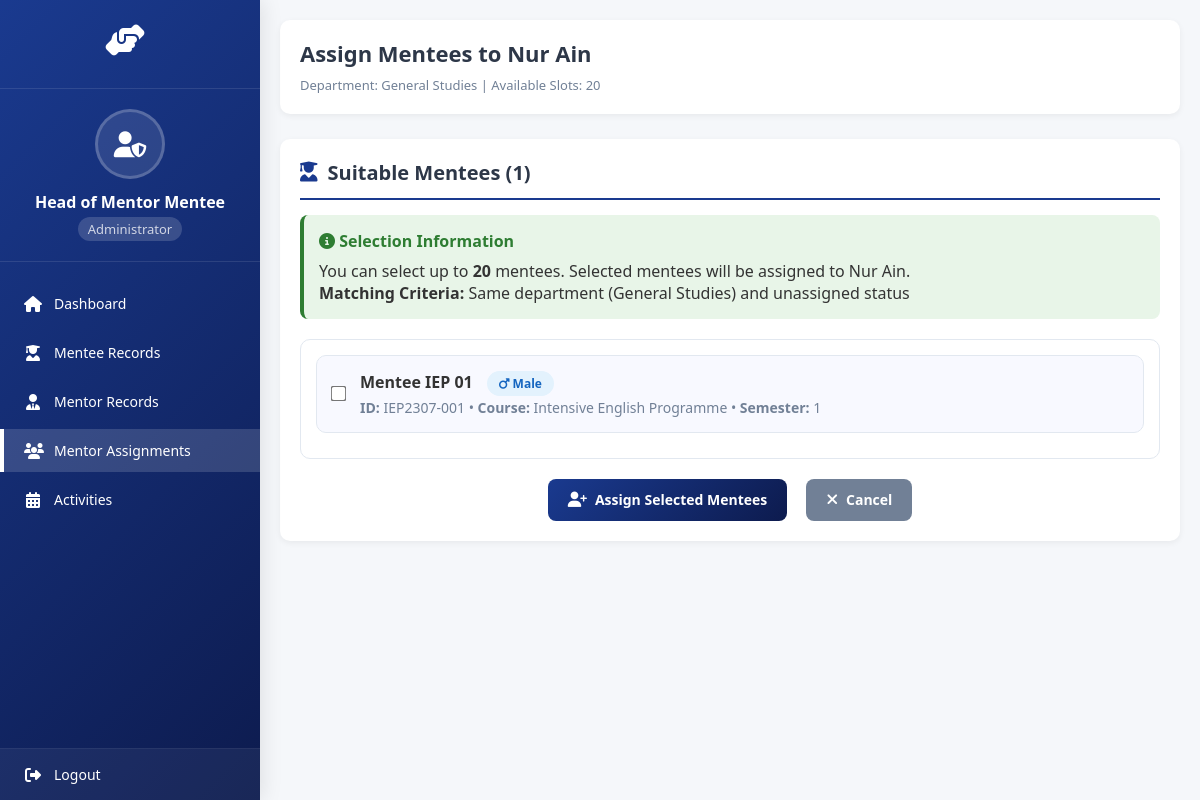
Page /mmms/head/assignments/assign/STGS099/ (signed in) on the committed database.
### system/models.py (models this page shows, shortened)
class Mentor(models.Model):
    user = models.OneToOneField(settings.AUTH_USER_MODEL, on_delete=models.CASCADE)
    profile_picture = models.ImageField(upload_to='mentor_profile_pictures/', null=True, blank=True)
    MentorID = models.CharField(max_length=12, primary_key=True)
    MentorName = models.CharField(max_length=100)
    MentorEmail = models.EmailField()
    MentorPhone = models.CharField(max_length=15)
    MentorIC = models.CharField(max_length=15)
    MentorAddress = models.CharField(max_length=255)
    MentorPostcode = models.CharField(max_length=10)
    MentorCity = models.CharField(max_length=50)
    MentorState = models.CharField(max_length=50)
    MentorRace = models.CharField(max_length=50)
    MentorReligion = models.CharField(max_length=50)
    MentorDepartment = models.CharField(max_length=100)
    MaxMentees = models.IntegerField(default=20)
    CurrentMentees = models.IntegerField(default=0)
    MentorJoinDate = models.DateField()
    def get_male_mentees_count(self):
        return self.assignments.filter(
            assignment_status='active',
            mentee__MenteeGender='male'
        ).count()
    def get_female_mentees_count(self):
        return self.assignments.filter(
            assignment_status='active',
            mentee__MenteeGender='female'
        ).count()
    def get_mentee_gender_distribution(self):
        male_count = self.get_male_mentees_count()
        female_count = self.get_female_mentees_count()
        return {'male': male_count, 'female': female_count}
    def get_ideal_gender_distribution(self, num_mentees):
        current_dist = self.get_mentee_gender_distribution()
        total_current = current_dist['male'] + current_dist['female']
        total_new = total_current + num_mentees
        target_male = round((total_new) / 2)
        target_female = total_new - target_male
        needed_male = max(0, target_male - current_dist['male'])
        needed_female = max(0, target_female - current_dist['female'])
        return {'male': needed_male, 'female': needed_female}

class Mentee(models.Model):
    STATUS_CHOICES = (
        ('active', 'Continue Study'),
        ('inactive', 'Not Continuing'),
        ('graduated', 'Graduated'),
    )
    GENDER_CHOICES = (
        ('male', 'Male'),
        ('female', 'Female'),
    )
    user = models.OneToOneField(settings.AUTH_USER_MODEL, on_delete=models.CASCADE)
    profile_picture = models.ImageField(upload_to='mentee_profile_pictures/', null=True, blank=True)
    MenteeID = models.CharField(max_length=12, primary_key=True)
    MenteeName = models.CharField(max_length=100)
    MenteeCourse = models.CharField(max_length=100)
    MenteeSemester = models.IntegerField()
    Year = models.IntegerField()
    MenteeJoinDate = models.DateField()
    MenteeEmail = models.EmailField()
    MenteePhone = models.CharField(max_length=15)
    MenteeIC = models.CharField(max_length=15)
    MenteeAddress = models.CharField(max_length=255)
    MenteePostcode = models.CharField(max_length=10)
    MenteeCity = models.CharField(max_length=50)
    MenteeState = models.CharField(max_length=50)
    MenteeRace = models.CharField(max_length=50)
    MenteeReligion = models.CharField(max_length=50)
    MenteeGender = models.CharField(max_length=10, choices=GENDER_CHOICES, default='male')
    MenteeStatus = models.CharField(max_length=20, choices=STATUS_CHOICES, default='active')
    MenteePreviousSchool = models.CharField(max_length=100)
    MenteeFatherName = models.CharField(max_length=100)
    MenteeFatherIC = models.CharField(max_length=15)
    MenteeFatherOccupation = models.CharField(max_length=100)
    MenteeFatherPhone = models.CharField(max_length=15)
    MenteeMotherName = models.CharField(max_length=100)
    MenteeMotherIC = models.CharField(max_length=15)
    MenteeMotherOccupation = models.CharField(max_length=100)
    MenteeMotherPhone = models.CharField(max_length=15)
    Sem1TargetGPA = models.DecimalField(max_digits=3, decimal_places=2, null=True, blank=True)
    Sem1ActualGPA = models.DecimalField(max_digits=3, decimal_places=2, null=True, blank=True)
    Sem2TargetGPA = models.DecimalField(max_digits=3, decimal_places=2, null=True, blank=True)
    Sem2ActualGPA = models.DecimalField(max_digits=3, decimal_places=2, null=True, blank=True)
    Sem3TargetGPA = models.DecimalField(max_digits=3, decimal_places=2, null=True, blank=True)
    Sem3ActualGPA = models.DecimalField(max_digits=3, decimal_places=2, null=True, blank=True)
    Sem4TargetGPA = models.DecimalField(max_digits=3, decimal_places=2, null=True, blank=True)
    Sem4ActualGPA = models.DecimalField(max_digits=3, decimal_places=2, null=True, blank=True)
    Sem5TargetGPA = models.DecimalField(max_digits=3, decimal_places=2, null=True, blank=True)
    Sem5ActualGPA = models.DecimalField(max_digits=3, decimal_places=2, null=True, blank=True)
    Sem6TargetGPA = models.DecimalField(max_digits=3, decimal_places=2, null=True, blank=True)
    Sem6ActualGPA = models.DecimalField(max_digits=3, decimal_places=2, null=True, blank=True)
    TargetCGPA = models.DecimalField(max_digits=3, decimal_places=2, null=True, blank=True)
    CurrentCGPA = models.DecimalField(max_digits=3, decimal_places=2, null=True, blank=True)
    MenteeAcademicGoals = models.TextField(blank=True)
    MenteeStudyHabits = models.TextField(blank=True)
    MenteeSubjects = models.TextField(blank=True)
    MenteeExtracurricular = models.TextField(blank=True)
    AcademicSupportNeeds = models.TextField(blank=True)
    assigned_mentor = models.ForeignKey('Mentor', on_delete=models.SET_NULL, null=True, blank=True)

### system/views.py (the view, shortened to what this page needs)
# urls.py: path('head/assignments/assign/<str:mentor_id>/', views.assign_mentees_to_mentor, name='assign_mentees_to_mentor'),
@login_required
def assign_mentees_to_mentor(request, mentor_id):
    if request.user.role != 'head':
        messages.error(request, 'Access denied. Head role required.')
        return redirect('homepage')
    try:
        mentor = Mentor.objects.get(MentorID=mentor_id)
        print(f"=== DEBUG: Assigning to Mentor ===")
        print(f"Mentor: {mentor.MentorName}")
        print(f"Mentor Department: {mentor.MentorDepartment}")
        assigned_mentee_ids = MentorMenteeAssignment.objects.filter(
            assignment_status='active'
        ).values_list('mentee_id', flat=True)
        unassigned_mentees = Mentee.objects.exclude(MenteeID__in=assigned_mentee_ids)
        print(f"Total unassigned mentees: {unassigned_mentees.count()}")
        eligible_mentees = []
        for mentee in unassigned_mentees:
            required_department = get_department_for_course(mentee.MenteeCourse)
            print(f"DEBUG: {mentee.MenteeName} - Course: '{mentee.MenteeCourse}' -> Department: '{required_department}'")
            if required_department and required_department in mentor.MentorDepartment:
                eligible_mentees.append(mentee)
                print(f"DEBUG: ✅ ELIGIBLE: {mentee.MenteeName} matches {mentor.MentorDepartment}")
            else:
                print(f"DEBUG: ❌ NOT ELIGIBLE: {mentee.MenteeName} - needed: {required_department}, mentor has: {mentor.MentorDepartment}")
        print(f"Final eligible mentees: {len(eligible_mentees)}")
        current_assignments = MentorMenteeAssignment.objects.filter(
            mentor=mentor,
            assignment_status='active'
        ).count()
        available_slots = mentor.MaxMentees - current_assignments
        if available_slots > 0:
            ideal_dist = mentor.get_ideal_gender_distribution(available_slots)
            male_needed = ideal_dist['male']
            female_needed = ideal_dist['female']
        else:
            male_needed = 0
            female_needed = 0
        eligible_courses = list(set([mentee.MenteeCourse for mentee in eligible_mentees]))
        context = {
            'mentor': mentor,
            'suitable_mentees': eligible_mentees,  # Changed from 'unassigned_mentees' to 'suitable_mentees'
            'vacancy_count': available_slots,  # Changed from 'available_slots' to 'vacancy_count'
            'gender_needs': {
                'male': male_needed,
                'female': female_needed
            },
            'department_mapping': eligible_courses,
        }
        return render(request, 'assign_mentees.html', context)
    except Mentor.DoesNotExist:
        messages.error(request, 'Mentor not found.')
        return redirect('mentor_assignments')

### system/templates/assign_mentees.html (shortened to what this page needs)
<!DOCTYPE html>
<html lang="en">
<head>
    <link rel="stylesheet" href="https://cdnjs.cloudflare.com/ajax/libs/font-awesome/6.4.0/css/all.min.css">
</head>
<body>
    <div class="sidebar">
        <div class="logo-section">
            <div class="logo">
                <i class="fas fa-hands-helping"></i>
            </div>
        </div>
        <div class="user-info">
            <div class="user-avatar">
                <i class="fas fa-user-shield"></i>
            </div>
            <div class="user-name">Head of Mentor Mentee</div>
            <div class="user-role">Administrator</div>
        </div>
        <ul class="nav-menu">
            <li class="nav-item">
                <a href="{% url 'head_homepage' %}" class="nav-link">
                    <i class="fas fa-home"></i>
                    <span class="nav-text">Dashboard</span>
                </a>
            </li>
            <li class="nav-item">
                <a href="{% url 'manage_mentees' %}" class="nav-link">
                    <i class="fas fa-user-graduate"></i>
                    <span class="nav-text">Mentee Records</span>
                </a>
            </li>
            <li class="nav-item">
                <a href="{% url 'manage_mentors' %}" class="nav-link">
                    <i class="fas fa-user-tie"></i>
                    <span class="nav-text">Mentor Records</span>
                </a>
            </li>
            <li class="nav-item">
                <a href="{% url 'mentor_assignments' %}" class="nav-link active">
                    <i class="fas fa-users"></i>
                    <span class="nav-text">Mentor Assignments</span>
                </a>
            </li>
            <li class="nav-item">
                <a href="{% url 'mentor_mentee_activities' %}" class="nav-link">
                    <i class="fas fa-calendar-alt"></i>
                    <span class="nav-text">Activities</span>
                </a>
            </li>
        </ul>
        <div class="sidebar-footer">
            <div class="nav-item logout-item">
                <a href="{% url 'logout' %}" class="logout-link">
                    <i class="fas fa-sign-out-alt"></i>
                    <span class="nav-text">Logout</span>
                </a>
            </div>
        </div>
    </div>
    <div class="main-content">
        <div class="content-header">
            <h1>Assign Mentees to {{ mentor.MentorName }}</h1>
            <p>Department: {{ mentor.MentorDepartment }} | Available Slots: {{ vacancy_count }}</p>
        </div>
        <form method="POST">
            <div class="section">
                <h2 class="section-title">
                    <i class="fas fa-user-graduate"></i>
                    Suitable Mentees ({{ suitable_mentees|length }})
                </h2>
                {% if suitable_mentees %}
                <div class="selection-info">
                    <h4><i class="fas fa-info-circle"></i> Selection Information</h4>
                    <p>You can select up to <strong>{{ vacancy_count }}</strong> mentees. Selected mentees will be
                        assigned to {{ mentor.MentorName }}.</p>
                    <p><strong>Matching Criteria:</strong> Same department ({{ mentor.MentorDepartment }}) and
                        unassigned status</p>
                </div>
                <div class="mentee-selection">
                    {% for mentee in suitable_mentees %}
                    <div class="mentee-option">
                        <input type="checkbox" name="mentee_ids" value="{{ mentee.MenteeID }}"
                            id="mentee_{{ mentee.MenteeID }}" data-gender="{{ mentee.MenteeGender }}" {% if forloop.counter > vacancy_count %}disabled{% endif %}>
                        <div class="mentee-info">
                            <strong>{{ mentee.MenteeName }}</strong>
                            <span
                                class="gender-badge {% if mentee.MenteeGender == 'male' %}male-badge{% else %}female-badge{% endif %}">
                                <i
                                    class="fas {% if mentee.MenteeGender == 'male' %}fa-mars{% else %}fa-venus{% endif %}"></i>
                                {{ mentee.MenteeGender|title }}
                            </span>
                            <div class="mentee-details">
                                <strong>ID:</strong> {{ mentee.MenteeID }} •
                                <strong>Course:</strong> {{ mentee.MenteeCourse }} •
                                <strong>Semester:</strong> {{ mentee.MenteeSemester }}
                            </div>
                        </div>
                    </div>
                    {% endfor %}
                </div>
                <div style="margin-top: 20px; text-align: center;">
                    <button type="submit" class="btn btn-success">
                        <i class="fas fa-user-plus"></i>
                        Assign Selected Mentees
                    </button>
                    <a href="{% url 'mentor_assignments' %}" class="btn btn-secondary" style="margin-left: 15px;">
                        <i class="fas fa-times"></i>
                        Cancel
                    </a>
                </div>
                {% endif %}
            </div>
        </form>
    </div>
</body>
</html>

### rows in the picture
Mentor: MentorName "Nur Ain", MentorDepartment "General Studies"
Mentee: MenteeName "Mentee IEP 01", MenteeGender "Male", MenteeID "IEP2307-001", MenteeCourse "Intensive English Programme", MenteeSemester "1"

### other values in the picture
{{ vacancy_count }} "20"
{{ suitable_mentees|length }} "1"
